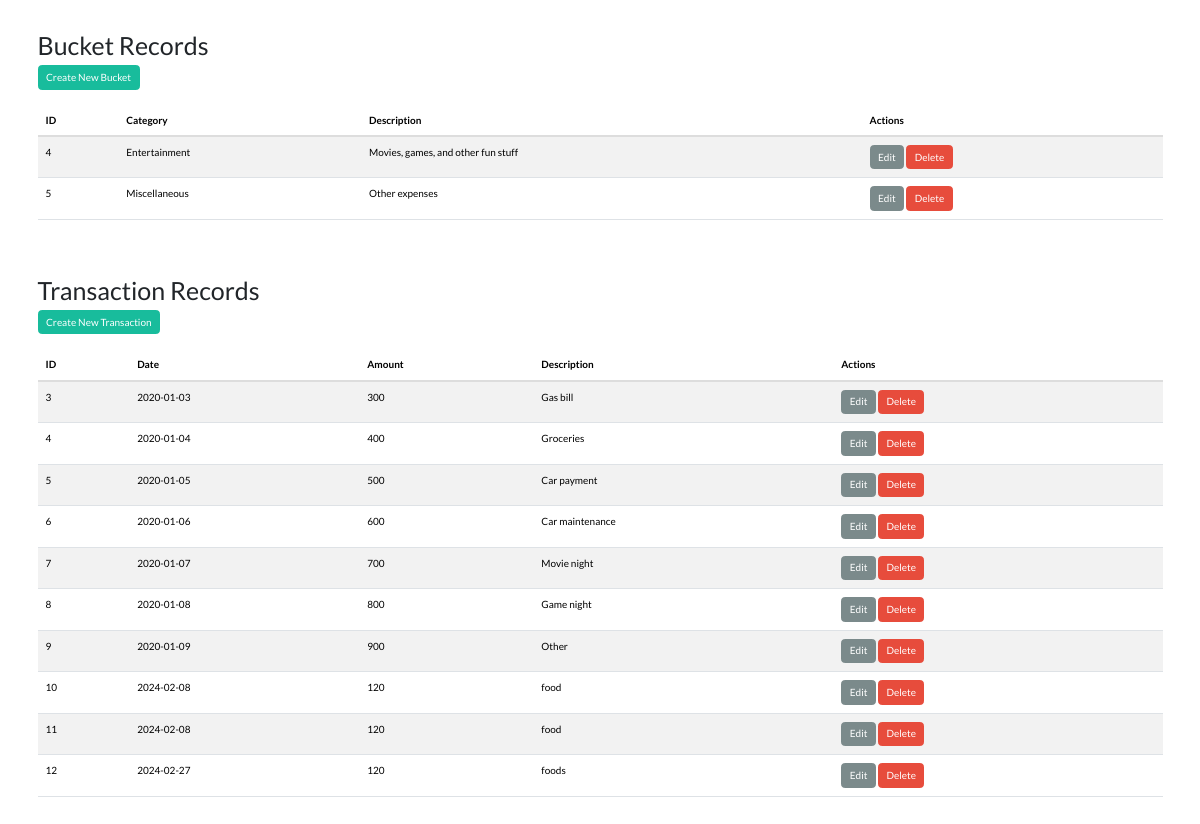
The app's page /actions/display/display.php with its own data.
### tables this page shows
CREATE TABLE buckets (
                id INTEGER PRIMARY KEY AUTOINCREMENT,
                category TEXT NOT NULL,
                description TEXT NOT NULL
            );

CREATE TABLE transactions (
                transaction_id INTEGER PRIMARY KEY AUTOINCREMENT,
                date TEXT,
                amount REAL,
                description TEXT,
                bucket_id INTEGER,
                FOREIGN KEY (bucket_id) REFERENCES buckets(id)
            );

### src/classes/Bucket.php (called while the page is built, shortened)
<?php
class Bucket {
    public static function fetchAll() {
        $db = Database::getConnection();
        $result = $db->query('SELECT * FROM buckets');
        $buckets = [];
        while ($row = $result->fetchArray(SQLITE3_ASSOC)) {
            $buckets[] = $row;
        }
        return $buckets;
    }
}
?>

### src/classes/Transaction.php (called while the page is built, shortened)
<?php
class Transaction {
    public static function fetchAll() {
        $db = Database::getConnection();
        $result = $db->query('SELECT * FROM transactions');
        $transactions = [];
        while ($row = $result->fetchArray(SQLITE3_ASSOC)) {
            $transactions[] = $row;
        }
        return $transactions;
    }
}
?>

### actions/display/display.php (the view, shortened to what this page needs)
<?php
include_once("../../inc_header.php");
require_once("../../src/classes/Bucket.php");
require_once("../../src/classes/Transaction.php");
$buckets = Bucket::fetchAll();
$transactions = Transaction::fetchAll();
echo "<h2>Bucket Records</h2>";
echo "<a href='/actions/create/create_bucket.php' class='btn btn-success'>Create New Bucket</a><br/><br/>";
if (!empty($buckets)) {
    echo "<table width='100%' class='table table-striped'>";
    echo "<thead>";
    echo "<tr>";
    echo "<th>ID</th>";
    echo "<th>Category</th>";
    echo "<th>Description</th>";
    echo "<th>Actions</th>";
    echo "</tr>";
    echo "</thead>";
    echo "<tbody>";
    foreach ($buckets as $bucket) {
        echo "<tr>";
        echo "<td>" . htmlspecialchars($bucket['id']) . "</td>";
        echo "<td>" . htmlspecialchars($bucket['category']) . "</td>";
        echo "<td>" . htmlspecialchars($bucket['description']) . "</td>";
        echo "<td>";
        echo "<a href='/actions/update/update_bucket.php?id=" . htmlspecialchars($bucket['id']) . "' class='btn btn-dark'>Edit</a> ";
        echo "<a href='/actions/delete/delete_bucket.php?id=" . htmlspecialchars($bucket['id']) . "' class='btn btn-danger'>Delete</a>";
        echo "</td>";
        echo "</tr>";
    }
    echo "</tbody>";
    echo "</table>";
} else {
    echo "<p>No bucket records found.</p>";
}
echo "<br/><br/><br/>";
echo "<h2>Transaction Records</h2>";
echo "<a href='/actions/create/create_transaction.php' class='btn btn-success'>Create New Transaction</a><br/><br/>";
if (!empty($transactions)) {
    echo "<table width='100%' class='table table-striped'>";
    echo "<thead>";
    echo "<tr>";
    echo "<th>ID</th>";
    echo "<th>Date</th>";
    echo "<th>Amount</th>";
    echo "<th>Description</th>";
    echo "<th>Actions</th>";
    echo "</tr>";
    echo "</thead>";
    echo "<tbody>";
    foreach ($transactions as $transaction) {
        echo "<tr>";
        echo "<td>" . htmlspecialchars($transaction['transaction_id']) . "</td>";
        echo "<td>" . htmlspecialchars($transaction['date']) . "</td>";
        echo "<td>" . htmlspecialchars($transaction['amount']) . "</td>";
        echo "<td>" . htmlspecialchars($transaction['description']) . "</td>";
        echo "<td>";
        echo "<a href='/actions/update/update_transaction.php?id=" . htmlspecialchars($transaction['transaction_id']) . "' class='btn btn-dark '>Edit</a> ";
        echo "<a href='/actions/delete/delete_transaction.php?id=" . htmlspecialchars($transaction['transaction_id']) . "' class='btn btn-danger '>Delete</a>";
        echo "</td>";
        echo "</tr>";
    }
    echo "</tbody>";
    echo "</table>";
} else {
    echo "<p>No transaction records found.</p>";
}
include_once("../../inc_footer.php");
?>

### inc_header.php (shortened to what this page needs)
<!DOCTYPE html>
<html lang="en">
<head>
<link rel="stylesheet" href="https://maxcdn.bootstrapcdn.com/bootstrap/3.4.1/css/bootstrap.min.css">
<link href="https://cdn.jsdelivr.net/npm/bootswatch@5/dist/flatly/bootstrap.min.css" rel="stylesheet">
</head>
<body>
<div class="container">

### inc_footer.php (shortened to what this page needs)
</div>
</body>
</html>

### records on screen
buckets: id "4", category "Entertainment", description "Movies, games, and other fun stuff"
buckets: id "5", category "Miscellaneous", description "Other expenses"
transactions: transaction_id "3", date "2020-01-03", amount "300", description "Gas bill"
transactions: transaction_id "4", date "2020-01-04", amount "400", description "Groceries"
transactions: transaction_id "5", date "2020-01-05", amount "500", description "Car payment"
transactions: transaction_id "6", date "2020-01-06", amount "600", description "Car maintenance"
transactions: transaction_id "7", date "2020-01-07", amount "700", description "Movie night"
transactions: transaction_id "8", date "2020-01-08", amount "800", description "Game night"
transactions: transaction_id "9", date "2020-01-09", amount "900", description "Other"
transactions: transaction_id "10", date "2024-02-08", amount "120", description "food"
transactions: transaction_id "11", date "2024-02-08", amount "120", description "food"
transactions: transaction_id "12", date "2024-02-27", amount "120", description "foods"
